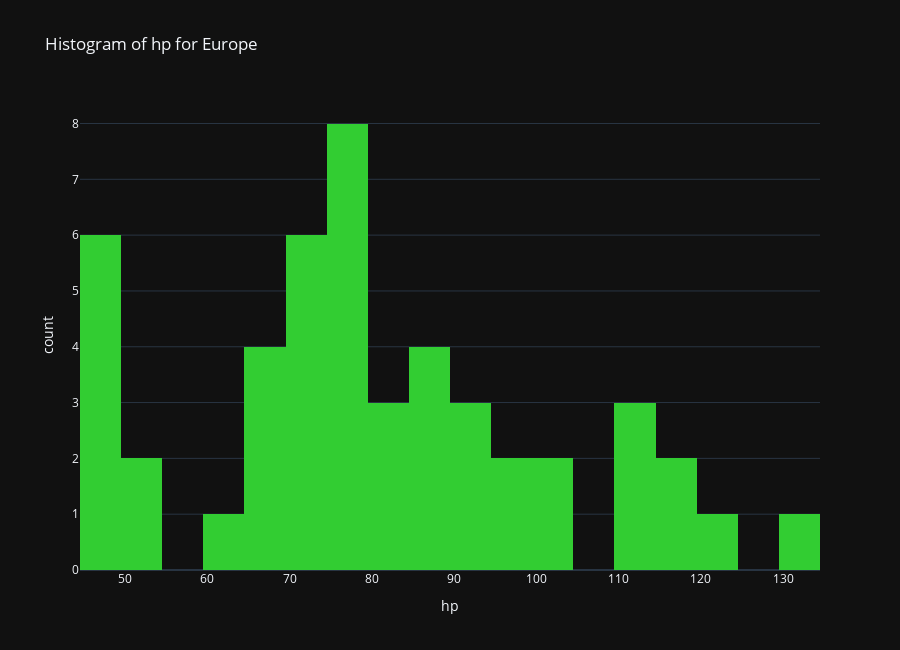

Here is the notebook cell this chart was saved with:
### Code cell
draw_histogram('hp', 'Europe')

### Figure 1 — Plotly figure (JSON) as saved in the notebook; plotly's stock layout.template omitted (floating-point values rounded to 4 significant figures)
{"data": [{"alignmentgroup": "True", "bingroup": "x", "hovertemplate": "hp=%{x}<br>count=%{y}<extra></extra>", "legendgroup": "", "marker": {"color": "limegreen", "pattern": {"shape": ""}}, "name": "", "nbinsx": 20, "offsetgroup": "", "orientation": "v", "showlegend": false, "type": "histogram", "x": [71, 77, 78, 90, 110, 46, 78, 71, 75, 70, 46, 71, 83, 90, 95, 81, 48, 76, 115, 112, 69, 83, 67, 60, 91, 78, 98, 87, 88, 86, 133, 54, 103, 49, 69, 76, 48, 70, 75, 70, 115, 120, 102, 52, 87, 48, 110, 67], "xaxis": "x", "yaxis": "y"}], "layout": {"barmode": "relative", "height": 650, "legend": {"tracegroupgap": 0}, "title": {"text": "Histogram of hp for Europe"}, "width": 900, "xaxis": {"anchor": "y", "domain": [0, 1], "title": {"text": "hp"}}, "yaxis": {"anchor": "x", "domain": [0, 1], "title": {"text": "count"}}}}
